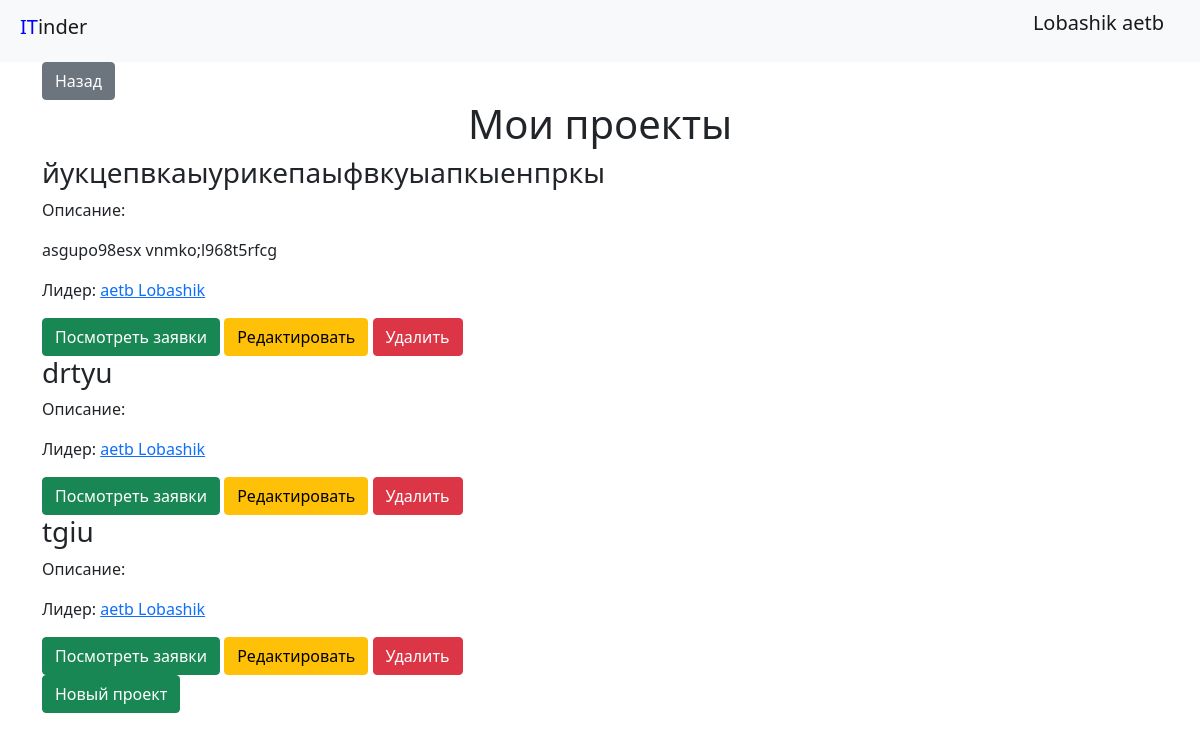
The app's page /projects (signed in), older data.
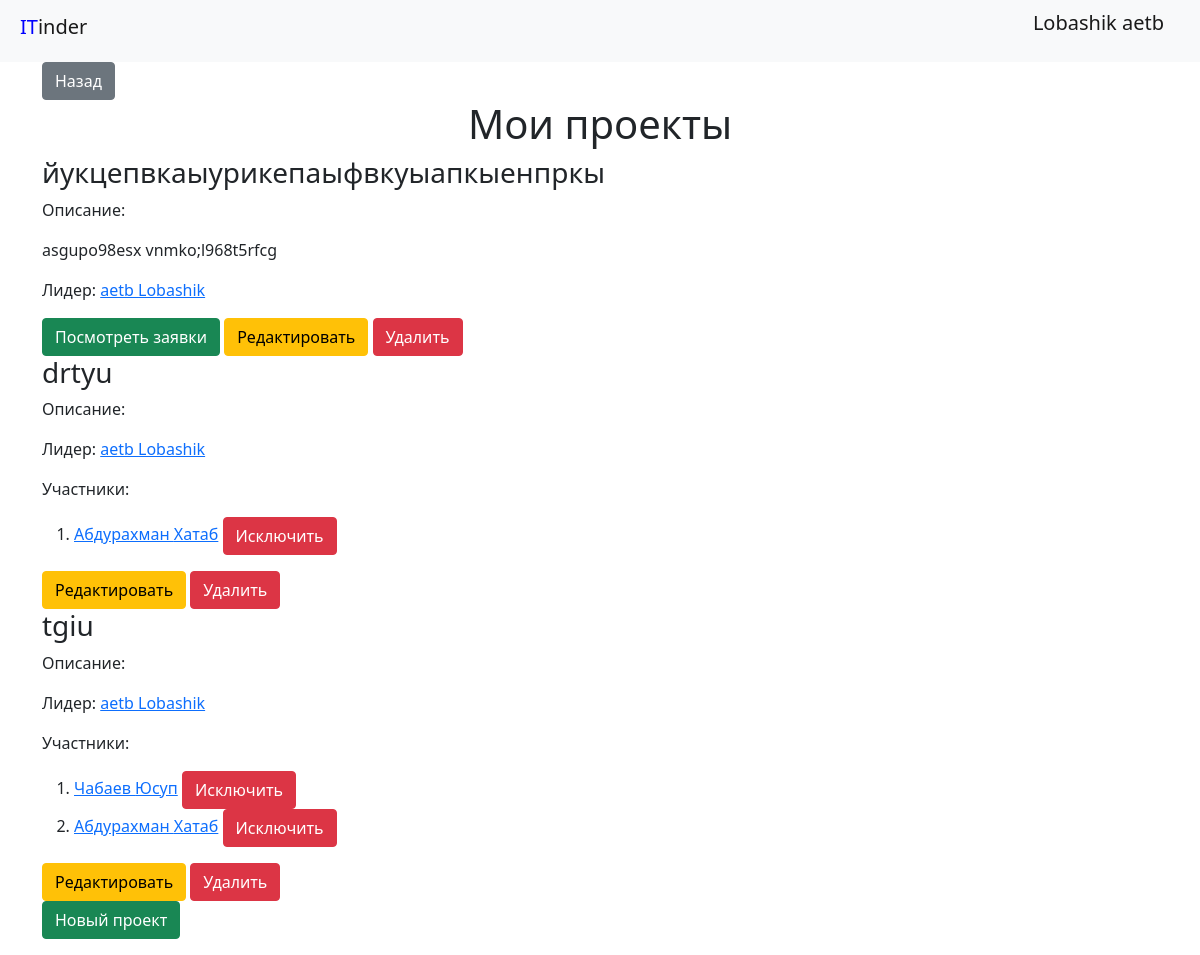
The same page, newer data.
### data/users.py (models this page shows, shortened)
class User(SqlAlchemyBase, UserMixin, SerializerMixin):
    __tablename__ = 'users'
    id = sqlalchemy.Column(sqlalchemy.Integer,
                           primary_key=True, autoincrement=True)
    name = sqlalchemy.Column(sqlalchemy.String, nullable=True)
    surname = sqlalchemy.Column(sqlalchemy.String, nullable=True)
    about = sqlalchemy.Column(sqlalchemy.String, nullable=True)
    email = sqlalchemy.Column(sqlalchemy.String,
                              index=True, unique=True, nullable=True)
    age = sqlalchemy.Column(sqlalchemy.Integer, nullable=True)
    hashed_password = sqlalchemy.Column(sqlalchemy.String, nullable=True)
    created_date = sqlalchemy.Column(sqlalchemy.DateTime,
                                     default=datetime.datetime.now)
    project = orm.relation("Projects", back_populates='leader')
    projects = orm.relation('Projects',
                            secondary='users_to_projects',
                            backref='users')

### data/projects.py (models this page shows)
class Projects(SqlAlchemyBase, SerializerMixin):
    __tablename__ = 'projects'
    id = sqlalchemy.Column(sqlalchemy.Integer, primary_key=True,
                           autoincrement=True)
    title = sqlalchemy.Column(sqlalchemy.String, nullable=True)
    team_lead = sqlalchemy.Column(sqlalchemy.Integer,
                                  sqlalchemy.ForeignKey('users.id'))
    count = sqlalchemy.Column(sqlalchemy.Integer, nullable=True)
    created_date = sqlalchemy.Column(sqlalchemy.DateTime,
                                     default=datetime.datetime.now)
    about = sqlalchemy.Column(sqlalchemy.String, nullable=True)
    active = sqlalchemy.Column(sqlalchemy.Boolean, default=True)
    leader = orm.relation('User')
    applications = orm.relation('User',
                                secondary='projects_applications',
                                backref='applications')

### main.py (the view)
@app.route('/projects')
@login_required
def my_projects():
    global db_sess
    projects = current_user.project + current_user.projects
    return render_template('projects.html', title='Мои проекты', projects=projects)

### main.py (called while the page is built)
@login_manager.user_loader
def load_user(user_id):
    global db_sess
    return db_sess.query(User).get(user_id)

### templates/projects.html
{% extends "base.html" %}
{% block content %}
<a class="btn btn-secondary" href="/persona/{{ current_user.id }}">Назад</a>
    <h1 class="text-center">Мои проекты</h1>
    {% for item in projects%}
        <div>
            <h3>{{ item.title }}</h3>
            <p>Описание:</p>
            <p>{{ item.about }}</p>
            <p>Лидер: <a href="/persona/{{ item.team_lead }}">{{ item.leader.surname }} {{ item.leader.name }}</a></p>
            {% if item.users %}
            <p>Участники:</p>
            <ol>
                {% for i in item.users %}
                <li><a href="/persona/{{ i.id }}">{{ i.surname }} {{i.name}}</a>
                    {% if current_user.is_authenticated and current_user == item.leader %}
                    <a class="btn btn-danger" href="/delete_member/{{ i.id }}/{{ item.id }}">Исключить</a>
                    {% endif %}
                </li>
                {% endfor %}
            </ol>
            {% endif %}
            {% if current_user.is_authenticated and current_user == item.leader %}
                {% if item.active %}
                    <a class="btn btn-success" href="/applications/{{ item.id }}">Посмотреть заявки</a>
                {% endif %}
                <a class="btn btn-warning" href="/edit_project/{{ item.id }}">Редактировать</a>
                <a class="btn btn-danger" href="/delete/{{ item.id }}">Удалить</a>
            {% else %}
                <a class="btn btn-danger" href="/out_project/{{ item.id }}">Отказаться от участия</a>
            {% endif %}
        </div>
    {% endfor %}
    <p><a class="btn btn-success" href="/new_project">Новый проект</a></p>
{% endblock %}

### templates/base.html (shortened to what this page needs)
<!doctype html>
    <html lang="en">
    <head>
        <link rel="stylesheet"
        href="https://cdn.jsdelivr.net/npm/bootstrap@5.0.0-beta1/dist/css/bootstrap.min.css"
>
        <link rel="stylesheet" type="text/css" href="{{url_for('static', filename='css/style.css')}}" />
</head>
<body>
<header>
    <nav class="navbar navbar-light bg-light">
        <h1 class="navbar-brand"><span class="head">IT</span>inder</h1>
        <p class="head">
        {% if current_user.is_authenticated %}
            <a class="navbar-brand" href="/persona/{{ current_user.id }}">{{ current_user.name }} {{current_user.surname}}</a>
        {% else %}
                <a class="btn btn-primary " href="/register">Зарегестрироваться</a>
                <a class="btn btn-success" href="/login">Войти</a>
        {% endif %}
    </p>
    </nav>
</header>
<main role="main" class="container">
    {% block content %}{% endblock %}
</main>
</body>
</html>

### static/css/style.css (style rules this page uses)
span.head { color:blue }
h1.navbar-brand { margin-left: 20px; }
p.head { margin-right: 20px; }

Row changes from the older to the newer data that the page shows:
changed Projects "drtyu": now shows "Участники:"; no longer shows "Посмотреть заявки"
added User: surname "Абдурахман", name "Хатаб"
changed Projects "tgiu": gains User (surname "Чабаев", name "Юсуп"); now shows "Участники:"; no longer shows "Посмотреть заявки"
